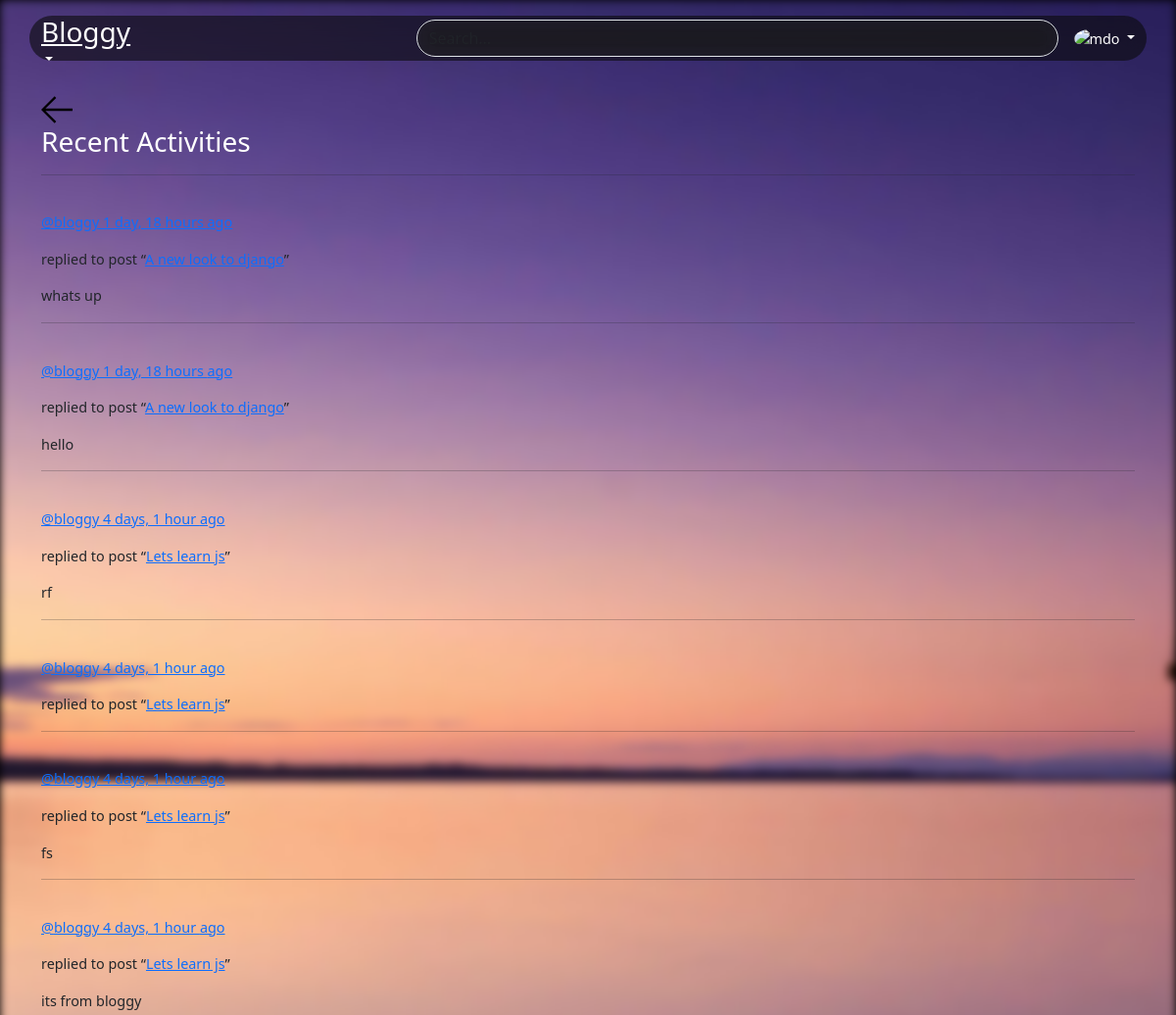
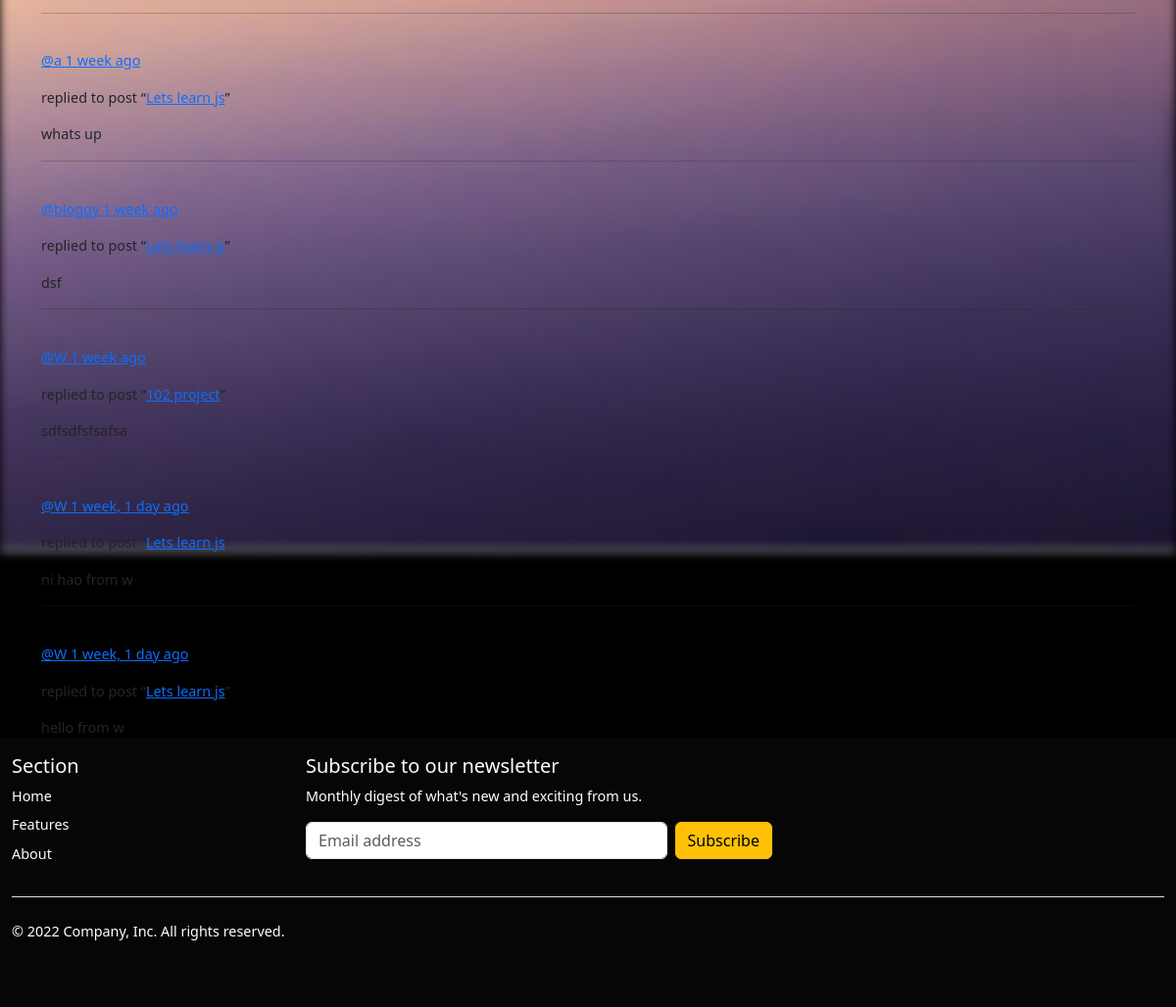
The page /activity/ on the database its author committed (2 pictures, top to bottom).
### base/models.py (models this page shows, shortened)
class Message(models.Model):
    user = models.ForeignKey(User, on_delete=models.CASCADE)
    post = models.ForeignKey(Post, on_delete=models.CASCADE)
    body = models.TextField(max_length=200)
    updated = models.DateTimeField(auto_now=True)
    created = models.DateTimeField(auto_now_add=True)
    class Meta:
        ordering = ['-updated', 'created']

class Post(models.Model):
    user = models.ForeignKey(User, on_delete=models.SET_NULL, null=True)
    topic = models.ForeignKey(Topic, on_delete=models.SET_NULL, null=True)
    name = models.CharField(max_length=200)
    description = models.TextField(null=True, blank=True)
    participants = models.ManyToManyField(User, related_name='participants', blank=True)
    updated = models.DateTimeField(auto_now=True)
    created = models.DateTimeField(auto_now_add=True)
    class Meta:
        ordering = ['-updated', 'created']
    def __str__(self):
        return self.name

### base/views.py (the view)
# urls.py: path('activity/', views.activityPage, name='activity'),
def activityPage(req):
    pmessages = Message.objects.all()
    return render(req,'base/activity.html', {'pmessages': pmessages})

### base/templates/base/activity.html (shortened to what this page needs)
{% extends 'base.html' %} {% block content %}
<main class="layout">
    <div class="container">
        <div class="layout__box">
            <div class="layout__boxHeader">
                <div class="layout__boxTitle">
                    <a href="{% url 'home' %}">
                        <svg version="1.1" xmlns="http://www.w3.org/2000/svg" width="32" height="32" viewBox="0 0 32 32">
              <title>arrow-left</title>
              <path
                d="M13.723 2.286l-13.723 13.714 13.719 13.714 1.616-1.611-10.96-10.96h27.625v-2.286h-27.625l10.965-10.965-1.616-1.607z">
              </path>
            </svg>
                    </a>
                    <h3>Recent Activities</h3>
                </div>
            </div>
            <div class="activities-page layout__body">
                {% for message in pmessages %}
                <hr>
                <div class="activities__box">
                    <div class="activities__boxHeader roomListRoom__header">
                        <a href="{% url 'profile' message.user.id %}" class="roomListRoom__author">
                            <div class="avatar avatar--small">
                            </div>
                            <p>
                                @{{message.user}}
                                <span>{{message.created|timesince}} ago</span>
                            </p>
                        </a>
                    </div>
                    <div class="activities__boxContent">
                        <p>replied to post “<a href="{% url 'post' message.post.id %}">{{message.post}}</a>”</p>
                        <div class="activities__boxRoomContent">
                            {{message.body}}
                        </div>
                    </div>
                </div>
                {% endfor %}
            </div>
        </div>
    </div>
</main>
{% endblock content %}

### templates/base.html (shortened to what this page needs)
<!DOCTYPE html>
<html>
{% load static %}
<head>
    <link rel="stylesheet" href="{% static 'dist/css/bootstrap.min.css' %}">
</head>
<body>
    {% include 'navbar.html' %}
    <div class="container-fluid py-5"></div>{% block content %} {% endblock %}
    <footer class="container-fluid bgradient text-white py-3 mt-3 footer mt-auto">
        <div class="row">
            <div class="col-6 col-md-2 mb-3">
                <h5>Section</h5>
                <ul class="nav flex-column">
                    <li class="nav-item mb-2"><a href="#" class="nav-link p-0 text-white">Home</a></li>
                    <li class="nav-item mb-2"><a href="#" class="nav-link p-0  text-white">Features</a></li>
                    <li class="nav-item mb-2"><a href="#" class="nav-link p-0  text-white">About</a></li>
                </ul>
            </div>
            <div class="col-md-5 offset-md-1 mb-3">
                <form>
                    <h5>Subscribe to our newsletter</h5>
                    <p>Monthly digest of what's new and exciting from us.</p>
                    <div class="d-flex flex-column flex-sm-row w-100 gap-2">
                        <input id="newsletter1" type="text" class="form-control" placeholder="Email address">
                        <button class="btn btn-warning" type="button">Subscribe</button>
                    </div>
                </form>
            </div>
        </div>
        <div class="d-flex flex-column flex-sm-row justify-content-between py-4 my-2 border-top">
            <p>&copy; 2022 Company, Inc. All rights reserved.</p>
            <ul class="list-unstyled d-flex">
                <li class="ms-3"><a class="link-dark" href="#"><svg class="bi" width="24" height="24"><use xlink:href="#twitter"/></svg></a></li>
                <li class="ms-3"><a class="link-dark" href="#"><svg class="bi" width="24" height="24"><use xlink:href="#instagram"/></svg></a></li>
                <li class="ms-3"><a class="link-dark" href="#"><svg class="bi" width="24" height="24"><use xlink:href="#facebook"/></svg></a></li>
            </ul>
        </div>
    </footer>
    <img src="{% static 'sunsettree.jpg' %}" class="bgg">
</body>
</html>

### templates/navbar.html (shortened to what this page needs)
<header class="fixed-top container mt-3 mb-5 rounded-pill bgradient ">
    <div class=" d-grid gap-3 align-items-center" style="grid-template-columns: 1fr 2fr;">
        <div class="dropdown">
            <a href="/home" class="text-white">
                <h3>Bloggy</h3>
            </a>
            <a href="#" class="d-flex align-items-center col-lg-4 mb-2 mb-lg-0 link-warning text-decoration-none text-white dropdown-toggle" data-bs-toggle="dropdown" aria-expanded="false">
            </a>
        </div>
        <div class="d-flex align-items-center">
            <form method="GET" action="{% url 'home' %}" class="w-100 me-3" role="search">
                <input type="search" class="form-control form-control-dark bglight rounded-pill" placeholder="Search..." aria-label="Search" name="q" />
            </form>
            <div class="flex-shrink-0 dropdown">
                <a href="#" class="d-block link-warning text-white text-decoration-none dropdown-toggle" data-bs-toggle="dropdown" aria-expanded="false">
                    <img src="https://github.com/mdo.png" alt="mdo" width="32" height="32" class="rounded-circle">
                </a>
            </div>
        </div>
    </div>
</header>

### templates/base.html (style rules this page uses)
body { background-color: black; font-size: 0.9em; }
header { z-index: 3; }
h3 { color: white; }
.bgradient { background-color: rgba(10, 10, 10, 0.6); backdrop-filter: blur(10px); }
.bglight { background-color: rgba(54, 54, 54, 0.3); backdrop-filter: blur(10px); }
.bgg { position: fixed; left: 0; top: 0; z-index: -1; width: 100%; height: 100%; max-width: 200vw; max-height: 200vh; filter: blur(5px); object-fit: cover; }

### rows shown on the page
Message: post "A new look to django", body "whats up"
Message: user "bloggy", created "1 day, 18 hours", post "A new look to django", body "hello"
Message: user "bloggy", created "4 days, 1 hour", post "Lets learn js", body "rf"
Message: user "bloggy", created "4 days, 1 hour", post "Lets learn js"
Message: user "bloggy", created "4 days, 1 hour", post "Lets learn js", body "fs"
Message: user "bloggy", created "4 days, 1 hour", post "Lets learn js", body "its from bloggy"
Message: user "a", created "1 week", post "Lets learn js", body "whats up"
Message: user "bloggy", created "1 week", post "Lets learn js", body "dsf"
Message: user "W", created "1 week", post "102 project", body "sdfsdfsfsafsa"
Message: user "W", created "1 week, 1 day", post "Lets learn js", body "ni hao from w"
Message: user "W", created "1 week, 1 day", post "Lets learn js", body "hello from w"
